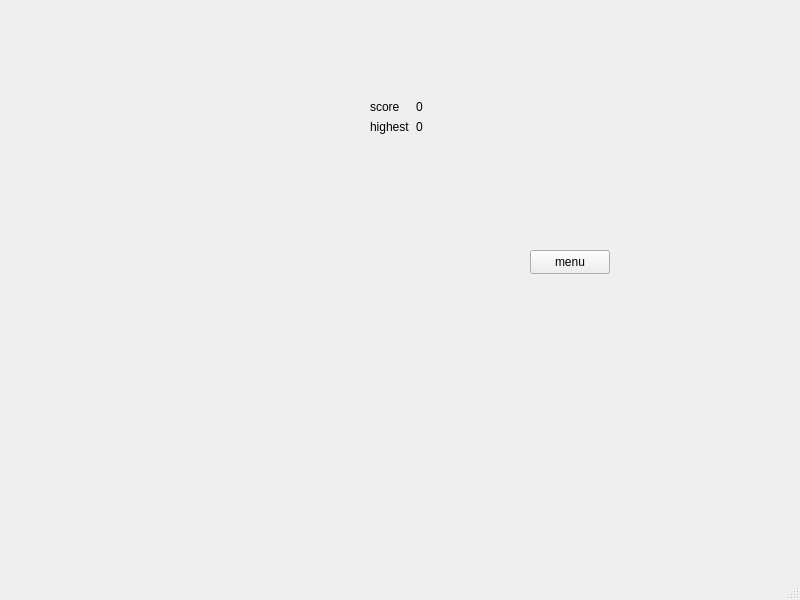
<?xml version="1.0" encoding="UTF-8"?>
<ui version="4.0">
 <class>MainWindow</class>
 <widget class="QMainWindow" name="MainWindow">
  <property name="geometry">
   <rect>
    <x>0</x>
    <y>0</y>
    <width>800</width>
    <height>600</height>
   </rect>
  </property>
  <property name="windowTitle">
   <string>MainWindow</string>
  </property>
  <widget class="QWidget" name="centralwidget">
   <widget class="QPushButton" name="pushButton">
    <property name="geometry">
     <rect>
      <x>530</x>
      <y>250</y>
      <width>80</width>
      <height>24</height>
     </rect>
    </property>
    <property name="text">
     <string>menu</string>
    </property>
   </widget>
   <widget class="QWidget" name="formLayoutWidget">
    <property name="geometry">
     <rect>
      <x>370</x>
      <y>100</y>
      <width>251</width>
      <height>61</height>
     </rect>
    </property>
    <layout class="QFormLayout" name="formLayout">
     <item row="0" column="0">
      <widget class="QLabel" name="label">
       <property name="text">
        <string>score</string>
       </property>
      </widget>
     </item>
     <item row="1" column="0">
      <widget class="QLabel" name="label_2">
       <property name="text">
        <string>highest</string>
       </property>
      </widget>
     </item>
     <item row="0" column="1">
      <widget class="QLabel" name="score">
       <property name="text">
        <string>0</string>
       </property>
      </widget>
     </item>
     <item row="1" column="1">
      <widget class="QLabel" name="highest">
       <property name="text">
        <string>0</string>
       </property>
      </widget>
     </item>
    </layout>
   </widget>
  </widget>
  <widget class="QMenuBar" name="menubar">
   <property name="geometry">
    <rect>
     <x>0</x>
     <y>0</y>
     <width>800</width>
     <height>21</height>
    </rect>
   </property>
  </widget>
  <widget class="QStatusBar" name="statusbar"/>
 </widget>
 <resources/>
 <connections/>
</ui>
